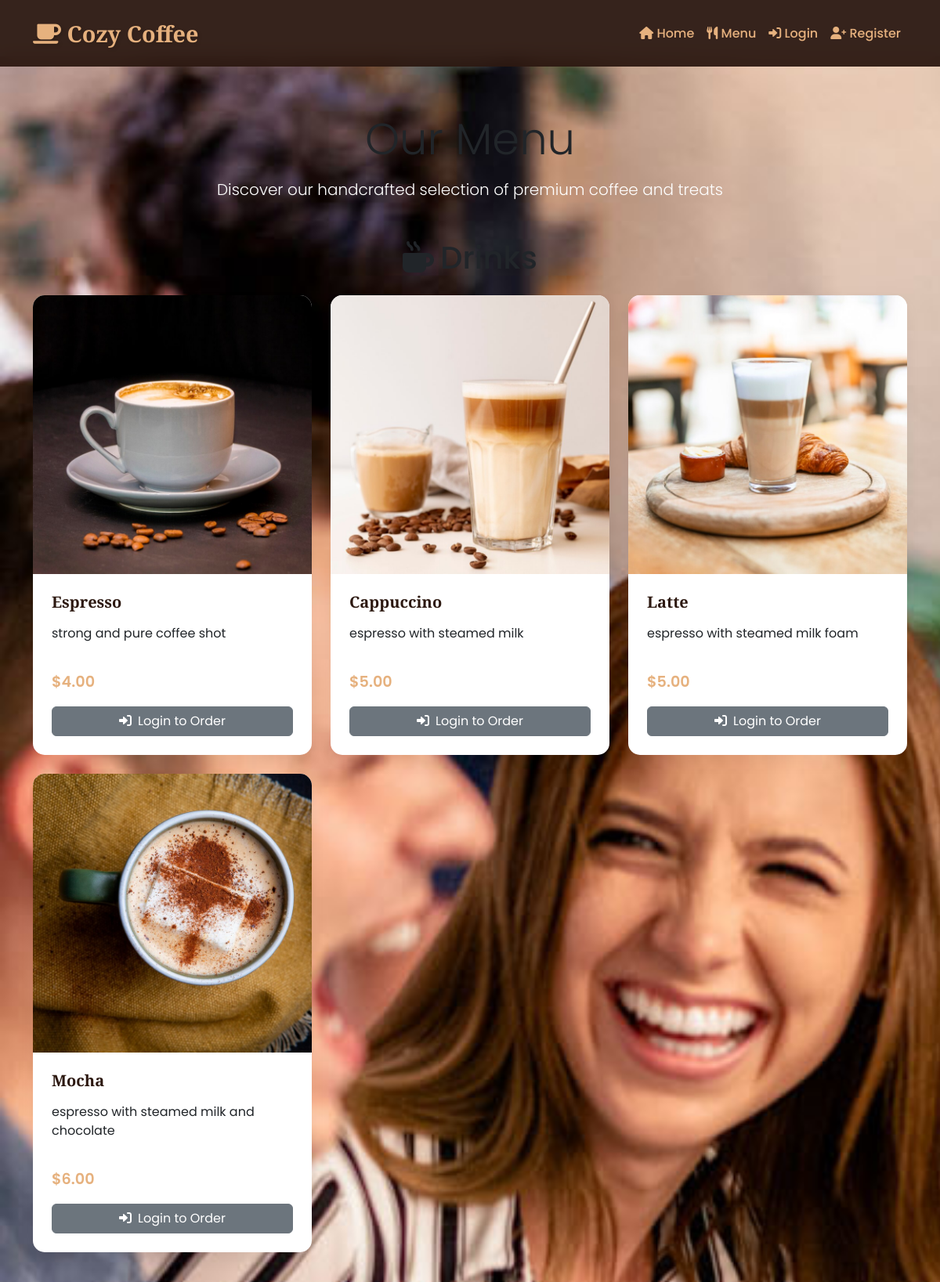
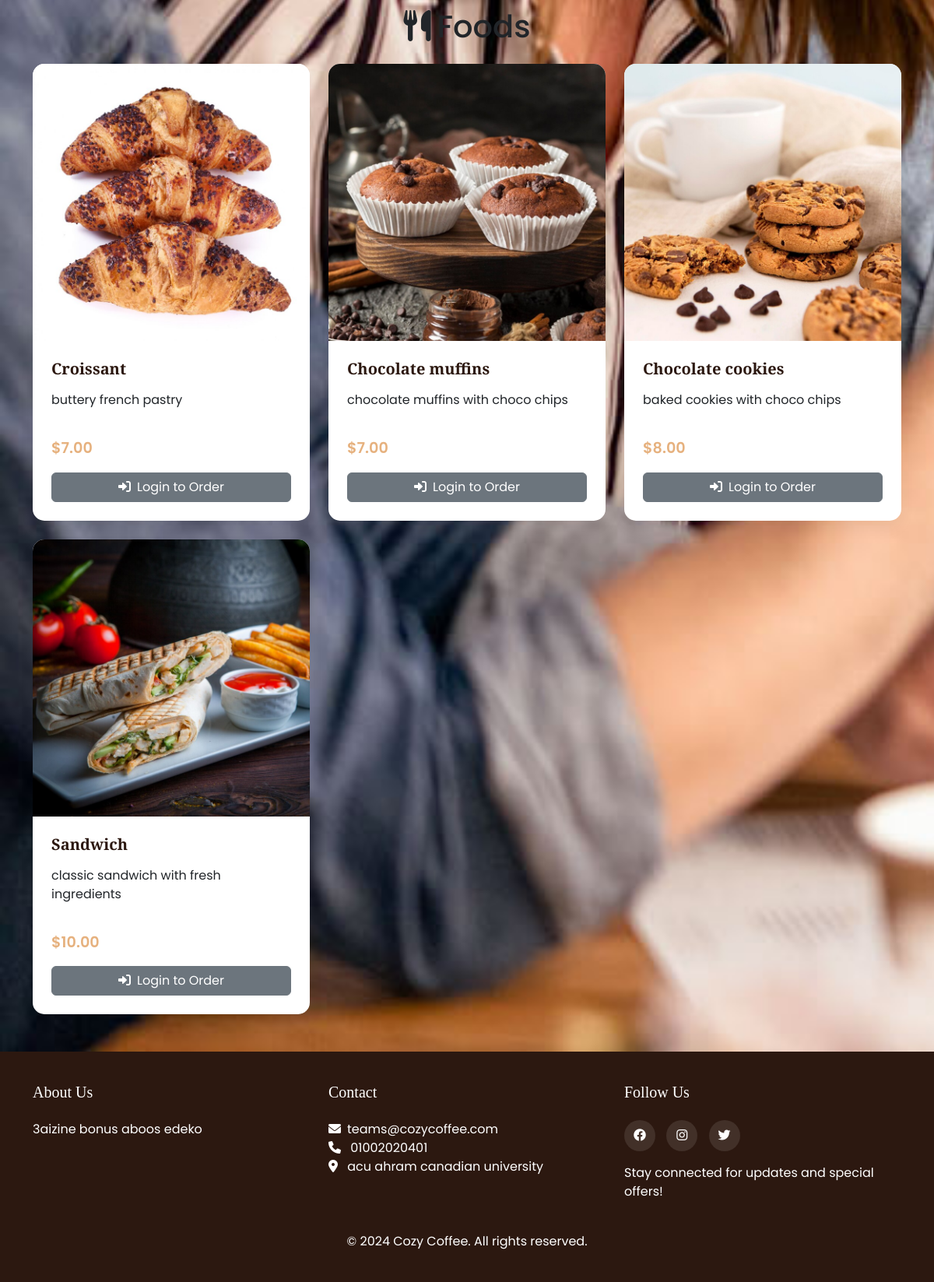
The page /menu on the database its author committed (2 pictures, top to bottom).
### app.py (models this page shows)
class Product(db.Model):
    id = db.Column(db.Integer, primary_key=True)
    name = db.Column(db.String(100), nullable=False)
    price = db.Column(db.Float, nullable=False)
    description = db.Column(db.String(200))
    image_url = db.Column(db.String(200))
    category = db.Column(db.String(50), nullable=False, default='drink')  # 'drink' or 'food'

### app.py (the view)
@app.route('/menu')
def menu():
    drinks = Product.query.filter_by(category='drink').all()
    foods = Product.query.filter_by(category='food').all()
    return render_template('menu.html', drinks=drinks, foods=foods)

### app.py (called while the page is built)
@app.before_request
def clear_session():
    if not request.endpoint:
        return
    if not current_user.is_authenticated:
        session.clear()
    session.permanent = False

### templates/menu.html (shortened to what this page needs)
{% extends "base.html" %}
{% block content %}
<div class="container mt-5 pt-4">
    <div class="text-center mb-5">
        <h1 class="display-4 mb-3">Our Menu</h1>
        <p class="lead text-muted">Discover our handcrafted selection of premium coffee and treats</p>
    </div>
    <div class="mb-5">
        <h2 class="h1 mb-4 text-center">
            <i class="fas fa-mug-hot me-2"></i>Drinks
        </h2>
        <div class="row g-4">
            {% for product in drinks %}
            <div class="col-md-4">
                <div class="card product-card h-100">
                    <div class="overflow-hidden">
                        <img src="{{ product.image_url }}" class="card-img-top" alt="{{ product.name }}">
                    </div>
                    <div class="card-body d-flex flex-column">
                        <h5 class="card-title mb-3">{{ product.name }}</h5>
                        <p class="card-text flex-grow-1">{{ product.description }}</p>
                        <div class="mt-auto">
                            <p class="price mb-3">${{ "%.2f"|format(product.price) }}</p>
                            {% if current_user.is_authenticated %}
                            <button class="btn btn-primary w-100 add-to-cart" data-product-id="{{ product.id }}">
                                <i class="fas fa-cart-plus me-2"></i>Add to Cart
                            </button>
                            {% else %}
                            <a href="{{ url_for('login') }}" class="btn btn-secondary w-100">
                                <i class="fas fa-sign-in-alt me-2"></i>Login to Order
                            </a>
                            {% endif %}
                        </div>
                    </div>
                </div>
            </div>
            {% endfor %}
        </div>
    </div>
    <div class="mb-5">
        <h2 class="h1 mb-4 text-center">
            <i class="fas fa-utensils me-2"></i>Foods
        </h2>
        <div class="row g-4">
            {% for product in foods %}
            <div class="col-md-4">
                <div class="card product-card h-100">
                    <div class="overflow-hidden">
                        <img src="{{ product.image_url }}" class="card-img-top" alt="{{ product.name }}">
                    </div>
                    <div class="card-body d-flex flex-column">
                        <h5 class="card-title mb-3">{{ product.name }}</h5>
                        <p class="card-text flex-grow-1">{{ product.description }}</p>
                        <div class="mt-auto">
                            <p class="price mb-3">${{ "%.2f"|format(product.price) }}</p>
                            {% if current_user.is_authenticated %}
                            <button class="btn btn-primary w-100 add-to-cart" data-product-id="{{ product.id }}">
                                <i class="fas fa-cart-plus me-2"></i>Add to Cart
                            </button>
                            {% else %}
                            <a href="{{ url_for('login') }}" class="btn btn-secondary w-100">
                                <i class="fas fa-sign-in-alt me-2"></i>Login to Order
                            </a>
                            {% endif %}
                        </div>
                    </div>
                </div>
            </div>
            {% endfor %}
        </div>
    </div>
</div>
{% endblock %}

### templates/base.html (shortened to what this page needs)
<!DOCTYPE html>
<html lang="en" class="h-100">
<head>
    <link href="https://cdn.jsdelivr.net/npm/bootstrap@5.3.0/dist/css/bootstrap.min.css" rel="stylesheet">
    <link rel="stylesheet" href="https://cdnjs.cloudflare.com/ajax/libs/font-awesome/6.0.0/css/all.min.css">
    <link rel="stylesheet" href="{{ url_for('static', filename='css/style.css') }}">
</head>
<body class="d-flex flex-column h-100">
    <nav class="navbar navbar-expand-lg navbar-dark fixed-top">
        <div class="container">
            <a class="navbar-brand" href="{{ url_for('home') }}">
                <i class="fas fa-coffee"></i> Cozy Coffee
            </a>
            <div class="collapse navbar-collapse" id="navbarNav">
                <ul class="navbar-nav ms-auto">
                    <li class="nav-item">
                        <a class="nav-link" href="{{ url_for('home') }}">
                            <i class="fas fa-home"></i> Home
                        </a>
                    </li>
                    <li class="nav-item">
                        <a class="nav-link" href="{{ url_for('menu') }}">
                            <i class="fas fa-utensils"></i> Menu
                        </a>
                    </li>
                    {% if current_user.is_authenticated %}
                        <li class="nav-item">
                            <span class="nav-link text-warning">
                                <i class="fas fa-user"></i> {{ current_user.username }}
                            </span>
                        </li>
                        <li class="nav-item">
                            <a class="nav-link" href="{{ url_for('cart') }}">
                                <i class="fas fa-shopping-cart me-1"></i> Cart
                            </a>
                        </li>
                        {% if current_user.is_admin %}
                        <li class="nav-item">
                            <a class="nav-link" href="{{ url_for('admin') }}">
                                <i class="fas fa-database me-1"></i> Database Info
                            </a>
                        </li>
                        {% endif %}
                        <li class="nav-item">
                            <a class="nav-link" href="{{ url_for('logout') }}">
                                <i class="fas fa-sign-out-alt"></i> Logout
                            </a>
                        </li>
                    {% else %}
                        <li class="nav-item">
                            <a class="nav-link" href="{{ url_for('login') }}">
                                <i class="fas fa-sign-in-alt"></i> Login
                            </a>
                        </li>
                        <li class="nav-item">
                            <a class="nav-link" href="{{ url_for('register') }}">
                                <i class="fas fa-user-plus"></i> Register
                            </a>
                        </li>
                    {% endif %}
                </ul>
            </div>
        </div>
    </nav>
    <div class="container mt-5 pt-4">
    </div>
    <main class="flex-shrink-0">
        {% block content %}{% endblock %}
    </main>
    <footer class="footer mt-auto">
        <div class="container">
            <div class="row">
                <div class="col-md-4">
                    <h5>About Us</h5>
                    <p>3aizine bonus aboos edeko</p>
                </div>
                <div class="col-md-4">
                    <h5>Contact</h5>
                    <p>
                        <i class="fas fa-envelope me-2"></i>teams@cozycoffee.com<br>
                        <i class="fas fa-phone me-2"></i> 01002020401<br>
                        <i class="fas fa-map-marker-alt me-2"></i> acu ahram canadian university
                    </p>
                </div>
                <div class="col-md-4">
                    <h5>Follow Us</h5>
                    <div class="social-links">
                        <a href="#" class="text-white"><i class="fab fa-facebook"></i></a>
                        <a href="#" class="text-white"><i class="fab fa-instagram"></i></a>
                        <a href="#" class="text-white"><i class="fab fa-twitter"></i></a>
                    </div>
                    <p class="mt-3">Stay connected for updates and special offers!</p>
                </div>
            </div>
            <div class="row mt-4">
                <div class="col-12 text-center">
                    <p class="mb-0">&copy; 2024 Cozy Coffee. All rights reserved.</p>
                </div>
            </div>
        </div>
    </footer>
</body>
</html>

### static/css/style.css (style rules this page uses)
body { font-family: 'Poppins', sans-serif; background-color: #faf6f1; min-height: 100vh; display: flex; flex-direction: column; }
main { flex: 1 0 auto; background-image: url(../images/backg.jpg); background-repeat: no-repeat; background-size: cover; }
.navbar { background: rgba(44, 24, 16, 0.95); backdrop-filter: blur(10px); transition: all 0.3s ease; padding: 1rem 0; }
.navbar-brand { font-family: 'Playfair Display', serif; font-weight: 700; color: #e6b17e !important; text-shadow: 2px 2px 4px rgba(0, 0, 0, 0.2); }
.nav-link { color: #e6b17e !important; font-weight: 500; transition: all 0.3s ease; position: relative; }
.nav-link:after { content: ''; position: absolute; width: 0; height: 2px; background: #e6b17e; bottom: 0; left: 50%; transform: translateX(-50%); transition: width 0.3s ease; }
.product-card { background: #fff; border: none; border-radius: 15px; overflow: hidden; box-shadow: 0 10px 20px rgba(0, 0, 0, 0.05); transition: all 0.3s ease; }
.product-card img { transition: all 0.3s ease; }
.card-body { padding: 1.5rem; border-radius: 20px; }
.card-title { font-family: 'Playfair Display', serif; color: #2c1810; font-weight: 600; }
.price { color: #e6b17e; font-size: 1.2rem; font-weight: 600; }
.footer { background-color: #2c1810; color: #e6b17e; padding: 60px 0 30px; position: relative; overflow: hidden; flex-shrink: 0; margin-top: auto; }
.footer:before { content: ''; position: absolute; top: 0; left: 0; right: 0; bottom: 0; background: url('/static/images/pattern.png'); opacity: 0.05; pointer-events: none; }
.footer h5 { font-family: 'Playfair Display', serif; color: #fff; margin-bottom: 1.5rem; }
.social-links a { display: inline-block; width: 40px; height: 40px; line-height: 40px; text-align: center; background: rgba(255, 255, 255, 0.1); border-radius: 50%; margin-right: 10px; transition: all 0.3s ease; }
.text-muted { color: white !important; }

### templates/base.html (style rules this page uses)
.navbar-brand { font-family: 'Playfair Display', serif; font-size: 1.8rem; }
.product-card { transition: transform 0.3s; margin-bottom: 20px; }
.footer { background-color: #2c1810; color: white; padding: 40px 0; }

### rows shown on the page
Product: image_url (picture), name "Espresso", description "strong and pure coffee shot", price "4.00"
Product: image_url (picture), name "Cappuccino", description "espresso with steamed milk", price "5.00"
Product: image_url (picture), name "Latte", description "espresso with steamed milk foam", price "5.00"
Product: image_url (picture), name "Mocha", description "espresso with steamed milk and chocolate", price "6.00"
Product: image_url (picture), name "Croissant", description "buttery french pastry", price "7.00"
Product: image_url (picture), name "Chocolate muffins", description "chocolate muffins with choco chips", price "7.00"
Product: image_url (picture), name "Chocolate cookies", description "baked cookies with choco chips", price "8.00"
Product: image_url (picture), name "Sandwich", description "classic sandwich with fresh ingredients", price "10.00"
